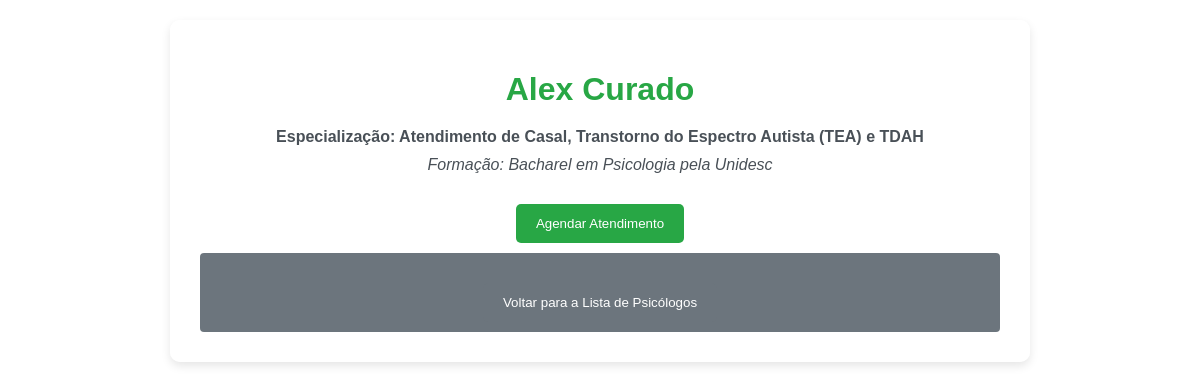
Page /psicologos/detalhe/1/ on the committed database.
### psicologos/models.py (models this page shows, shortened)
class Psicologo(models.Model):
    nome = models.CharField(max_length=100)
    especializacao = models.CharField(max_length=100)
    formacao = models.TextField()
    foto = models.ImageField(upload_to='psicologos/')
    email = models.EmailField()
    telefone = models.CharField(max_length=20)

### psicologos/views.py (the view)
# urls.py: path('detalhe/<int:psicologo_id>/', detalhe_psicologo, name='detalhe_psicologo'),
def detalhe_psicologo(request, psicologo_id):
    psicologo = get_object_or_404(Psicologo, pk=psicologo_id)
    return render(request, 'psicologos/detalhe_psicologo.html', {'psicologo': psicologo})

### psicologos/templates/psicologos/detalhe_psicologo.html (shortened to what this page needs)
{% load static %}
<!DOCTYPE html>
<html lang="pt-BR">
<head>
    <link rel="stylesheet" href="{% static 'css/styles.css' %}">
</head>
<body>
<div class="container">
    <h1>{{ psicologo.nome }}</h1>
    <p class="especializacao">Especialização: {{ psicologo.especializacao }}</p>
    <p class="formacao">Formação: {{ psicologo.formacao }}</p>
    <a href="{% url 'psicologos:agendar_atendimento' psicologo.id %}">
        <button type="button">Agendar Atendimento</button>
    </a>
    <div class="back-button">
        <a href="{% url 'psicologos:lista_psicologos' %}">
            <button type="button">Voltar para a Lista de Psicólogos</button>
        </a>
    </div>
</div>
</body>
</html>

### static/css/styles.css (style rules this page uses)
body { font-family: 'Arial', sans-serif; background-image: url('/static/images/background_image.jpg'); background-size: cover; background-position: center; background-repeat: no-repeat; background-attachment: fixed; color: #495057; margin: 0; padding: 20px; }
.container { background: rgba(255, 255, 255, 0.8); max-width: 800px; margin: auto; padding: 30px; border-radius: 10px; box-shadow: 0 4px 10px rgba(0, 0, 0, 0.1); text-align: center; }
h1, h2 { color: #28a745; margin-bottom: 20px; }
p { color: #495057; margin: 10px 0; }
button { padding: 12px 20px; background-color: #28a745; color: white; border: none; border-radius: 5px; cursor: pointer; transition: background-color 0.3s; margin-top: 20px; }
a { text-decoration: none; color: #28a745; font-weight: bold; }
.especializacao { font-weight: bold; }
.formacao { font-style: italic; }
h1 { color: #28a745; }
.back-button { margin-top: 20px; }
.back-button button { background-color: #6c757d; }
.back-button { margin-top: 10px; background-color: #6c757d; color: white; padding: 10px 15px; border: none; border-radius: 4px; cursor: pointer; font-size: 16px; }

### rows in the picture
Psicologo: nome "Alex Curado", especializacao "Atendimento de Casal, Transtorno do Espectro Autista (TEA) e TDAH", formacao "Bacharel em Psicologia pela Unidesc"
